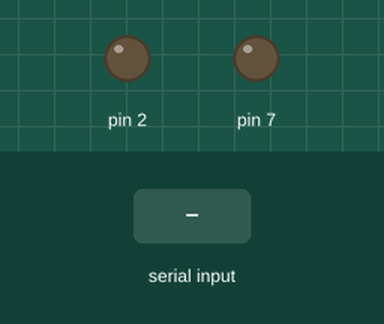
This sketch was run on a simulated Arduino Uno, built with avr-gcc and run on an emulated ATmega328P. Shown: output pins drawn as LEDs (lit = HIGH). The test bench sets the inputs (shaded band). What the sketch prints to the serial monitor is not drawn.

Above: at 1.2 s.
1.3 s: "1" received over Serial
At 1.36 s:
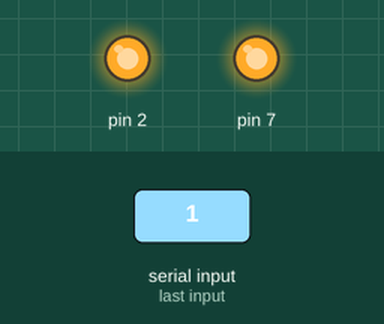
Timing chart, 0 to 4.3 s (numbered marks = the images above; inputs shaded):
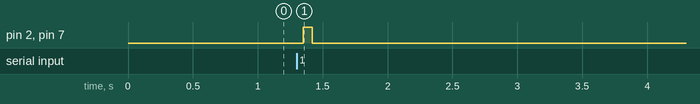

The sketch:

Arduino_G-1-G---G_Drifting_Lickport.ino
```cpp
void setup() {
  // put your setup code here, to run once:
  Serial.begin(9600);
  pinMode(7,OUTPUT);
  pinMode(2,OUTPUT);
}

void loop() {
  // put your main code here, to run repeatedly:
    if (Serial.available()>0){
      if (Serial.read()=='1'){
        delay(50); //the amount of time the light is off (milliseconds)
        digitalWrite(7,HIGH);
        digitalWrite(2,HIGH);
        delay(70);//he amount of time the light is on (milliseconds)
        digitalWrite(7,LOW);
        digitalWrite(2,LOW);
        delay(500); //the amount of time the light is off (milliseconds)
        Serial.write('2');//Just a number that closes the loop, clears the serial port of '1'
      }
      else{
        //digitalWrite(2,HIGH);
        //delay(3);//he amount of time the light is on (milliseconds)
        //digitalWrite(7,LOW);
        Serial.write('3');
      }
    }
}
```

Measured:
- after the input at 1.3 s, pin 2, pin 7: LOW → HIGH after 0.05 s, → LOW 0.07 s later
